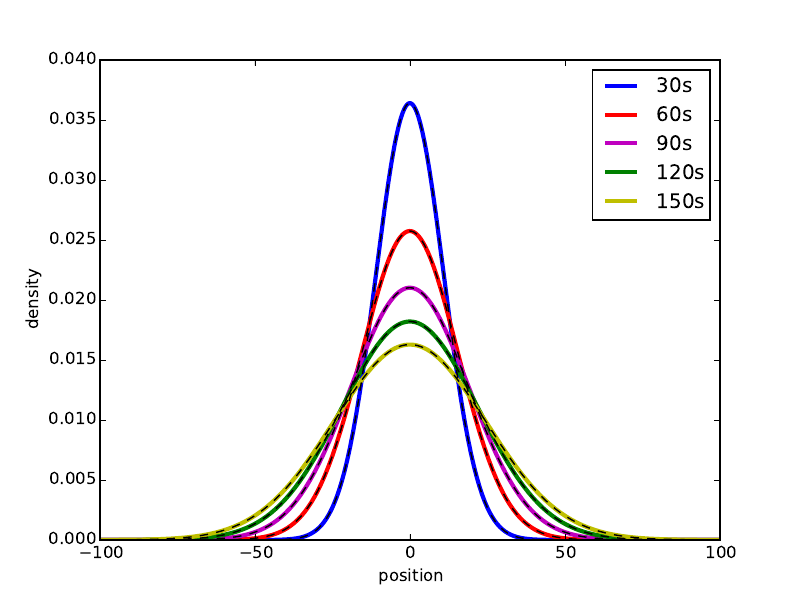

This chart was generated by the following Python code:
# -*- coding: utf-8 -*-
"""
Created on Tue Mar 15 15:59:36 2016

"""

from pylab import*
from scipy.optimize import curve_fit
# initialize
dx = 0.1
dt = 0.002
D = 2
L = 100
T = 150
N = int(L/dx)
step = int(T/dt)
x = linspace(-L,L,2*N+1)
density = np.zeros([step+1, 2*N+1)
# box profile for the 11 points nearest to the origin at t=0
for i in range(N-5,N+5):
    density[0][i] = 1
# diffusion time revolution equation 
for k in range(step):
    for i in range(1,2*N):
        density[k+1][i] = density[k][i] + (density[k][i-1]+density[k][i+1]-2*density[k][i])*D*dt/dx**2

# use curve_fit to fit data to gaussian
# first define gaussian distribution
def gauss(x,*p):
    A,mu,sigma = p
    return A*np.exp(-(x-mu)**2/(2.0*sigma**2))
pini = [0.05,0,10] # initial guess for parameters
para = np.zeros([5,3])
for i in range(5):
    para[i],meiyong = curve_fit(gauss,x,density[int(30*(i+1)/dt)],p0=pini)
# get the optmized gaussian distribution with the parameter we justed fitted
density_opt = np.zeros([5,int(200/dx+1)])
for i in range(5):
    density_opt[i] = gauss(x,*para[i])

# plot 5 snap shot at 30s, 60s, 90s, 120s and 150s and optimized fitted gaussian
fig1 = plt.figure()
plot(x,density[int(30/dt)],'b',linewidth=3, label='30s')
plot(x,density[int(60/dt)],'r',linewidth=3, label='60s')
plot(x,density[int(90/dt)],'m',linewidth=3, label='90s')
plot(x,density[int(120/dt)],'g',linewidth=3, label='120s')
plot(x,density[int(150/dt)],'y',linewidth=3, label='150s')
legend()
for i in range(5):
    plot(x,density_opt[i],'k--')
xlabel('position')
ylabel('density')
fig1.savefig('diffusion.pdf')

# plot the function between sigma and sqrt(2Dt)
fig2 = plt.figure()
tsnap = np.arange(1,6,1)*30
sigma_th = sqrt(2*D*tsnap)
sigma_exp = para[:,2]
plot(sigma_th,sigma_exp,'ro')
plot([0.8*min(sigma_th),1.1*max(sigma_th)],[0.8*min(sigma_th),1.1*max(sigma_th)],'b--') # line of y=x (to compare sigma_th and sigma_exp)
xlabel('sqrt(2Dt)')
ylabel('sigma')
fig2.savefig('sigma.pdf')

show()
